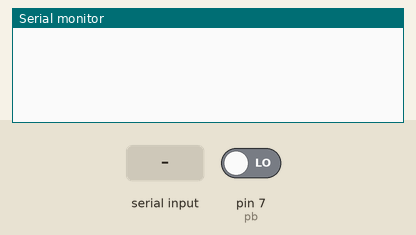
Bench run of a sketch on a simulated Arduino Mega 2560, built with avr-gcc and run on an emulated ATmega2560. Shown: the last lines printed to the serial monitor. The test bench sets the inputs (shaded band); at power-on: pin 7 (pb) LOW.

Above: at 1.7 s.
1.8 s: pin 7 (pb) driven HIGH
At 2.3 s:
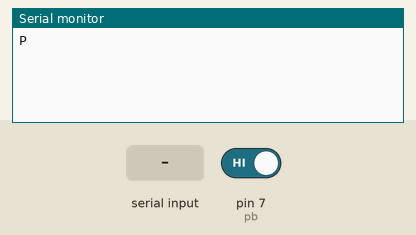
3.8 s: "1" received over the second serial link
At 4.4 s:
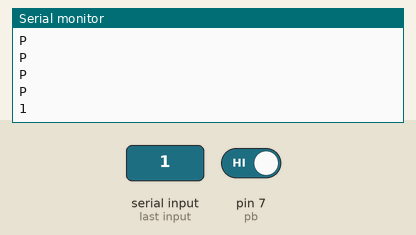
5.4 s: "0" received over the second serial link
At 5.9 s:
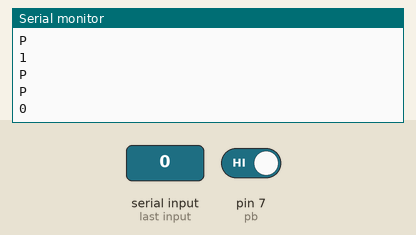

The sketch:

communication_test.ino
```cpp
int pb = 7;
int tx = 3;
int rx = 4;

void setup() {
  pinMode(pb, INPUT);  // Push button input
  pinMode(tx, OUTPUT); // Transmit LED
  pinMode(rx, OUTPUT); // Receive LED

  Serial.begin(9600);
  Serial2.begin(9600);
  delay(500);
}

void loop() {
  if(digitalRead(pb)) {       // If the pushbutton is pressed
    char outgoing = 'P';
    Serial2.print(outgoing);  // Send a character 'P'
    digitalWrite(tx, HIGH);   // LED lights up for transimission
    Serial.println(outgoing); // Also indicate in the local Serial window
    delay(500);
  }

  if(Serial2.available()) {   // If a character is received
    char ingoing = Serial2.read();
    digitalWrite(rx, HIGH); // LED lights up for receiving
    Serial.println(ingoing);
    delay(500);
  }

  delay(50);  // Delay for short time
  digitalWrite(tx, LOW);
  digitalWrite(rx, LOW);      // Turn both LEDs off
}
```

Measured:
- after the input at 1.8 s, the serial monitor: prints a new line at once (image 1)
- after the input at 3.8 s, the serial monitor: prints a new line after 0.15 s (image 2)
- after the input at 5.4 s, the serial monitor: prints a new line after 0.15 s (image 3)
